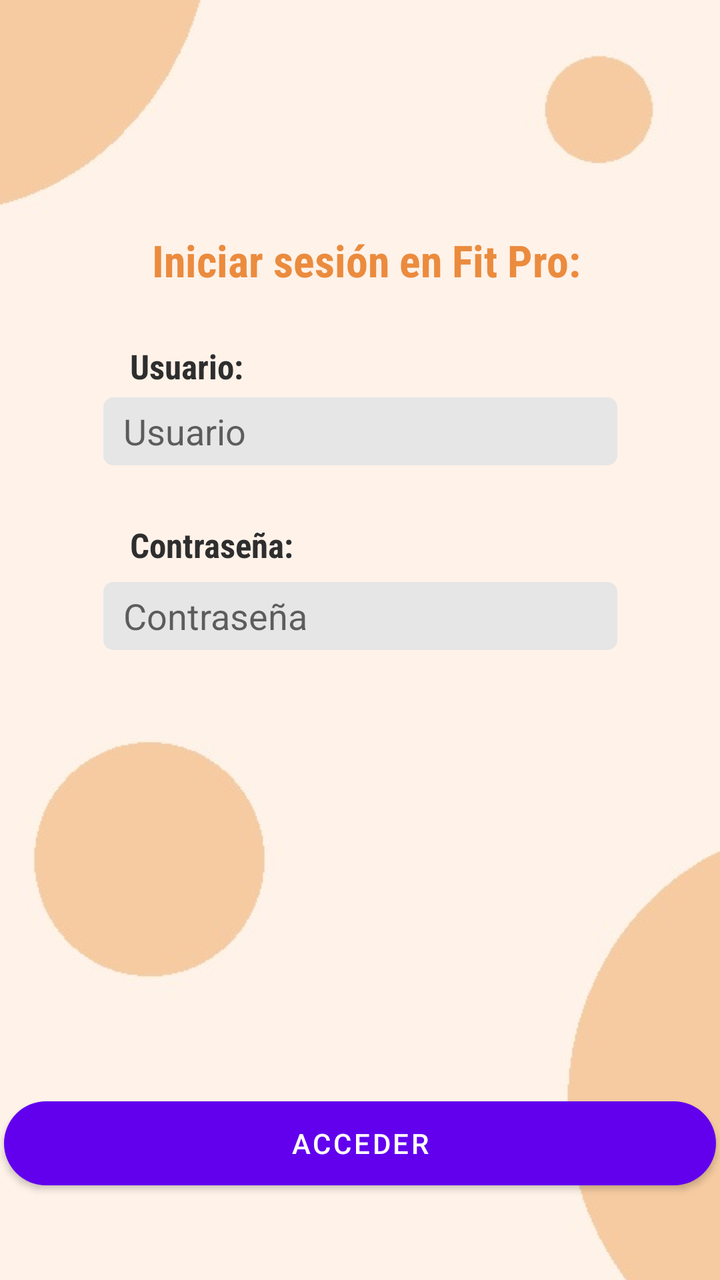
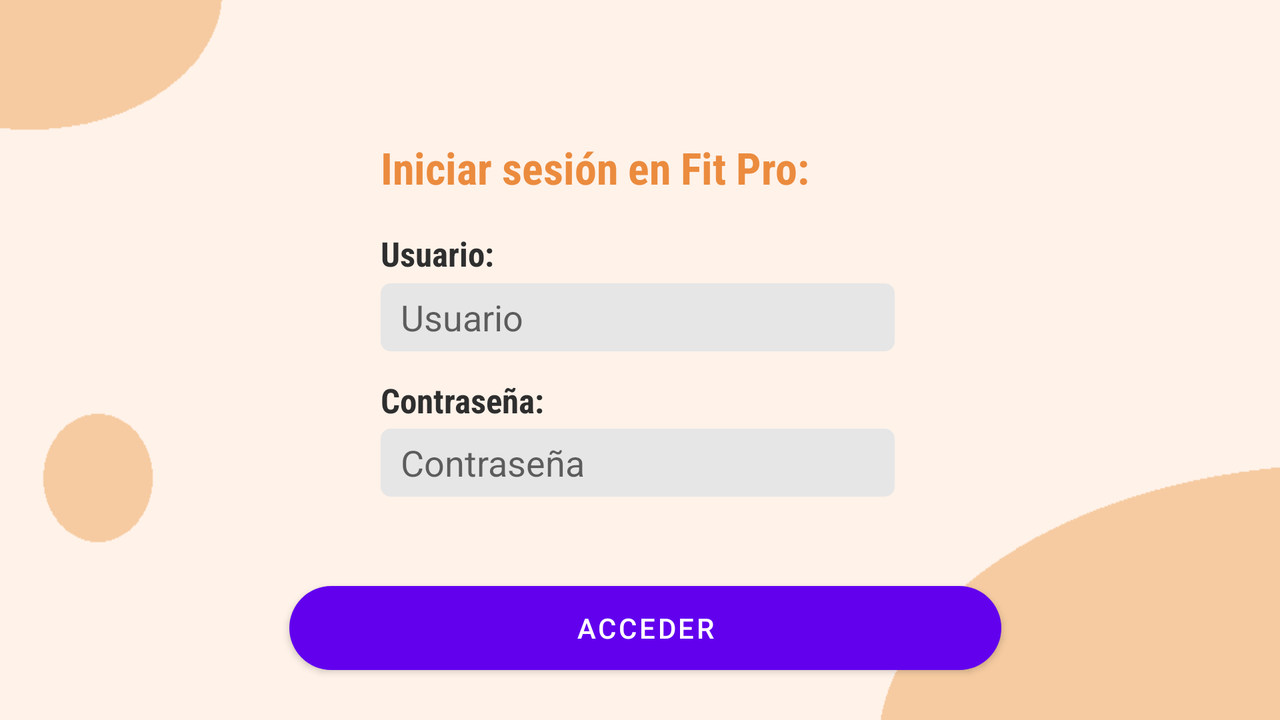

The same Android screen from two of the app's own layout files: first res/layout/ as a phone draws it, then the repository's variant for another configuration, drawn on a device whose configuration selects that folder. Both files follow.
<!-- AndroidManifest.xml: application theme Theme.PruebaMonigote -->
<!-- res/layout/actividad_login.xml -->
<?xml version="1.0" encoding="utf-8"?>
<androidx.constraintlayout.widget.ConstraintLayout xmlns:android="http://schemas.android.com/apk/res/android"
    xmlns:app="http://schemas.android.com/apk/res-auto"
    xmlns:tools="http://schemas.android.com/tools"
    android:layout_width="match_parent"
    android:layout_height="match_parent"
    tools:context=".ActividadLogin"
    android:background="@drawable/fondoreg">

    <EditText
        android:id="@+id/editUserLogin"
        android:layout_width="257dp"
        android:layout_height="34dp"
        android:background="@drawable/round_edittext"
        android:ems="10"
        android:hint="@string/str96"
        android:includeFontPadding="true"
        android:paddingLeft="10dp"
        android:inputType="textPersonName"
        android:textAlignment="textStart"
        android:textColor="#808080"
        app:layout_constraintBottom_toBottomOf="parent"
        app:layout_constraintEnd_toEndOf="parent"
        app:layout_constraintStart_toStartOf="parent"
        app:layout_constraintTop_toTopOf="parent"
        app:layout_constraintVertical_bias="0.328" />

    <EditText
        android:id="@+id/editPassLogin"
        android:layout_width="257dp"
        android:layout_height="34dp"
        android:background="@drawable/round_edittext"
        android:ems="10"
        android:hint="@string/str97"
        android:includeFontPadding="true"
        android:paddingLeft="10dp"
        android:inputType="textPersonName"
        android:textAlignment="textStart"
        android:textColor="#808080"
        app:layout_constraintBottom_toBottomOf="parent"
        app:layout_constraintEnd_toEndOf="parent"
        app:layout_constraintStart_toStartOf="parent"
        app:layout_constraintTop_toTopOf="parent"
        app:layout_constraintVertical_bias="0.48" />

    <TextView
        android:id="@+id/tvPeso"
        style="@style/f_gc_s_b"
        android:layout_width="wrap_content"
        android:layout_height="wrap_content"
        android:text="@string/str10"
        app:layout_constraintBottom_toBottomOf="parent"
        app:layout_constraintEnd_toEndOf="parent"
        app:layout_constraintHorizontal_bias="0.214"
        app:layout_constraintStart_toStartOf="parent"
        app:layout_constraintTop_toTopOf="parent"
        app:layout_constraintVertical_bias="0.278" />

    <TextView
        android:id="@+id/textView5"
        style="@style/f_n_m_b"
        android:layout_width="wrap_content"
        android:layout_height="wrap_content"
        android:layout_marginStart="76dp"
        android:text="@string/str98"
        app:layout_constraintBottom_toBottomOf="parent"
        app:layout_constraintStart_toStartOf="parent"
        app:layout_constraintTop_toTopOf="parent"
        app:layout_constraintVertical_bias="0.189" />

    <TextView
        android:id="@+id/tvAltura"
        style="@style/f_gc_s_b"
        android:layout_width="wrap_content"
        android:layout_height="wrap_content"
        android:text="@string/str11"
        app:layout_constraintBottom_toBottomOf="parent"
        app:layout_constraintEnd_toEndOf="parent"
        app:layout_constraintHorizontal_bias="0.234"
        app:layout_constraintStart_toStartOf="parent"
        app:layout_constraintTop_toTopOf="parent"
        app:layout_constraintVertical_bias="0.423" />

    <Button
        android:id="@+id/btnAnndirRutina"
        android:layout_width="356dp"
        android:layout_height="42dp"
        android:background="@drawable/round_btn_naranja"
        android:onClick="logearse"
        android:text="@string/str99"
        android:textColor="#FFFFFF"
        app:layout_constraintBottom_toBottomOf="parent"
        app:layout_constraintEnd_toEndOf="parent"
        app:layout_constraintHorizontal_bias="0.509"
        app:layout_constraintStart_toStartOf="parent"
        app:layout_constraintTop_toTopOf="parent"
        app:layout_constraintVertical_bias="0.921" />

</androidx.constraintlayout.widget.ConstraintLayout>
<!-- resources referenced by this layout -->
<resources>
  <!-- drawable fondoreg: jpg bitmap (drawable, 23218 bytes) -->
  <!-- drawable round_btn_naranja (drawable) -->
  <?xml version="1.0" encoding="utf-8"?>
  <shape xmlns:android="http://schemas.android.com/apk/res/android">
      <solid android:color="@color/naranjaMasOscuro"/>
          <corners android:radius="45dp" />
  </shape>
  <!-- drawable round_edittext (drawable) -->
  <?xml version="1.0" encoding="utf-8"?>
  <shape xmlns:android="http://schemas.android.com/apk/res/android">
      <solid android:color="#FFFFFF" />
  
      <stroke
          android:width="0dp"
          android:color="@color/naranjaMasOscuro" />
      <corners
          android:radius="5dp"
          />
      <solid android:color="#E6E6E6" />
  </shape>
  <string name="str10">Usuario:</string>
  <string name="str11">Contraseña:</string>
  <string name="str96">Usuario</string>
  <string name="str97">Contraseña</string>
  <string name="str98">Iniciar sesión en Fit Pro:</string>
  <string name="str99">Acceder</string>
  <style name="f_gc_s_b">
          <item name="android:fontFamily">sans-serif-condensed</item>
          <item name="android:textColor">#2E2E2E</item>
          <item name="android:textSize">17dp</item>
          <item name="android:textStyle">bold</item>
      </style>
  <style name="f_n_m_b">
          <item name="android:fontFamily">sans-serif-condensed</item>
          <item name="android:textColor">#EB8B3E</item>
          <item name="android:textSize">22dp</item>
          <item name="android:textStyle">bold</item>
      </style>
  <style name="Theme.PruebaMonigote" parent="Theme.MaterialComponents.DayNight.NoActionBar">
          
          <item name="colorPrimary">@color/purple_500</item>
          <item name="colorPrimaryVariant">@color/purple_700</item>
          <item name="colorOnPrimary">@color/white</item>
          
          <item name="colorSecondary">@color/teal_200</item>
          <item name="colorSecondaryVariant">@color/teal_700</item>
          <item name="colorOnSecondary">@color/black</item>
          
          <item name="android:statusBarColor">?attr/colorPrimaryVariant</item>
          
      </style>
  <color name="naranjaMasOscuro">#EB8B3E</color>
  <color name="purple_500">#FF6200EE</color>
  <color name="purple_700">#EB8B3E</color>
  <color name="white">#FFFFFFFF</color>
  <color name="teal_200">#EB8B3E</color>
  <color name="teal_700">#EB8B3E</color>
  <color name="black">#FF000000</color>
</resources>
<!-- res/layout-land/actividad_login.xml (the repository's variant of the layout above) -->
<!-- drawn on the phone turned sideways -->
<?xml version="1.0" encoding="utf-8"?>
<androidx.constraintlayout.widget.ConstraintLayout xmlns:android="http://schemas.android.com/apk/res/android"
    xmlns:app="http://schemas.android.com/apk/res-auto"
    xmlns:tools="http://schemas.android.com/tools"
    android:layout_width="match_parent"
    android:layout_height="match_parent"
    tools:context=".ActividadLogin"
    android:background="@drawable/backgroundland">

    <EditText
        android:id="@+id/editUserLogin"
        android:layout_width="257dp"
        android:layout_height="34dp"
        android:background="@drawable/round_edittext"
        android:ems="10"
        android:hint="@string/str96"
        android:includeFontPadding="true"
        android:inputType="textPersonName"
        android:paddingLeft="10dp"
        android:textAlignment="textStart"
        android:textColor="#808080"
        app:layout_constraintBottom_toBottomOf="parent"
        app:layout_constraintEnd_toEndOf="parent"
        app:layout_constraintHorizontal_bias="0.497"
        app:layout_constraintStart_toStartOf="parent"
        app:layout_constraintTop_toTopOf="parent"
        app:layout_constraintVertical_bias="0.435" />

    <EditText
        android:id="@+id/editPassLogin"
        android:layout_width="257dp"
        android:layout_height="34dp"
        android:background="@drawable/round_edittext"
        android:ems="10"
        android:hint="@string/str97"
        android:includeFontPadding="true"
        android:inputType="textPersonName"
        android:paddingLeft="10dp"
        android:textAlignment="textStart"
        android:textColor="#808080"
        app:layout_constraintBottom_toBottomOf="parent"
        app:layout_constraintEnd_toEndOf="parent"
        app:layout_constraintHorizontal_bias="0.497"
        app:layout_constraintStart_toStartOf="parent"
        app:layout_constraintTop_toTopOf="parent"
        app:layout_constraintVertical_bias="0.657" />

    <TextView
        android:id="@+id/tvPeso"
        style="@style/f_gc_s_b"
        android:layout_width="wrap_content"
        android:layout_height="wrap_content"
        android:text="@string/str10"
        app:layout_constraintBottom_toBottomOf="parent"
        app:layout_constraintStart_toStartOf="@+id/editUserLogin"
        app:layout_constraintTop_toTopOf="parent"
        app:layout_constraintVertical_bias="0.342" />

    <TextView
        android:id="@+id/textView5"
        style="@style/f_n_m_b"
        android:layout_width="wrap_content"
        android:layout_height="wrap_content"
        android:text="@string/str98"
        app:layout_constraintBottom_toBottomOf="parent"
        app:layout_constraintStart_toStartOf="@+id/editUserLogin"
        app:layout_constraintTop_toTopOf="parent"
        app:layout_constraintVertical_bias="0.209" />

    <TextView
        android:id="@+id/tvAltura"
        style="@style/f_gc_s_b"
        android:layout_width="wrap_content"
        android:layout_height="wrap_content"
        android:text="@string/str11"
        app:layout_constraintBottom_toBottomOf="parent"
        app:layout_constraintStart_toStartOf="@+id/editPassLogin"
        app:layout_constraintTop_toTopOf="parent"
        app:layout_constraintVertical_bias="0.559" />

    <Button
        android:id="@+id/btnAnndirRutina"
        android:layout_width="356dp"
        android:layout_height="42dp"
        android:background="@drawable/round_btn_naranja"
        android:onClick="logearse"
        android:text="@string/str99"
        android:textColor="#FFFFFF"
        app:layout_constraintBottom_toBottomOf="parent"
        app:layout_constraintEnd_toEndOf="parent"
        app:layout_constraintHorizontal_bias="0.509"
        app:layout_constraintStart_toStartOf="parent"
        app:layout_constraintTop_toTopOf="parent"
        app:layout_constraintVertical_bias="0.921" />

</androidx.constraintlayout.widget.ConstraintLayout>
<!-- resources referenced by the variant -->
<!-- as the phone turned sideways resolves them -->
<resources>
  <!-- drawable backgroundland: png bitmap (drawable, 4431 bytes) -->
  <!-- drawable round_btn_naranja (drawable) -->
  <?xml version="1.0" encoding="utf-8"?>
  <shape xmlns:android="http://schemas.android.com/apk/res/android">
      <solid android:color="@color/naranjaMasOscuro"/>
          <corners android:radius="45dp" />
  </shape>
  <!-- drawable round_edittext (drawable) -->
  <?xml version="1.0" encoding="utf-8"?>
  <shape xmlns:android="http://schemas.android.com/apk/res/android">
      <solid android:color="#FFFFFF" />
  
      <stroke
          android:width="0dp"
          android:color="@color/naranjaMasOscuro" />
      <corners
          android:radius="5dp"
          />
      <solid android:color="#E6E6E6" />
  </shape>
  <string name="str10">Usuario:</string>
  <string name="str11">Contraseña:</string>
  <string name="str96">Usuario</string>
  <string name="str97">Contraseña</string>
  <string name="str98">Iniciar sesión en Fit Pro:</string>
  <string name="str99">Acceder</string>
  <style name="f_gc_s_b">
          <item name="android:fontFamily">sans-serif-condensed</item>
          <item name="android:textColor">#2E2E2E</item>
          <item name="android:textSize">17dp</item>
          <item name="android:textStyle">bold</item>
      </style>
  <style name="f_n_m_b">
          <item name="android:fontFamily">sans-serif-condensed</item>
          <item name="android:textColor">#EB8B3E</item>
          <item name="android:textSize">22dp</item>
          <item name="android:textStyle">bold</item>
      </style>
  <style name="Theme.PruebaMonigote" parent="Theme.MaterialComponents.DayNight.NoActionBar">
          
          <item name="colorPrimary">@color/purple_500</item>
          <item name="colorPrimaryVariant">@color/purple_700</item>
          <item name="colorOnPrimary">@color/white</item>
          
          <item name="colorSecondary">@color/teal_200</item>
          <item name="colorSecondaryVariant">@color/teal_700</item>
          <item name="colorOnSecondary">@color/black</item>
          
          <item name="android:statusBarColor">?attr/colorPrimaryVariant</item>
          
      </style>
  <color name="naranjaMasOscuro">#EB8B3E</color>
  <color name="purple_500">#FF6200EE</color>
  <color name="purple_700">#EB8B3E</color>
  <color name="white">#FFFFFFFF</color>
  <color name="teal_200">#EB8B3E</color>
  <color name="teal_700">#EB8B3E</color>
  <color name="black">#FF000000</color>
</resources>
